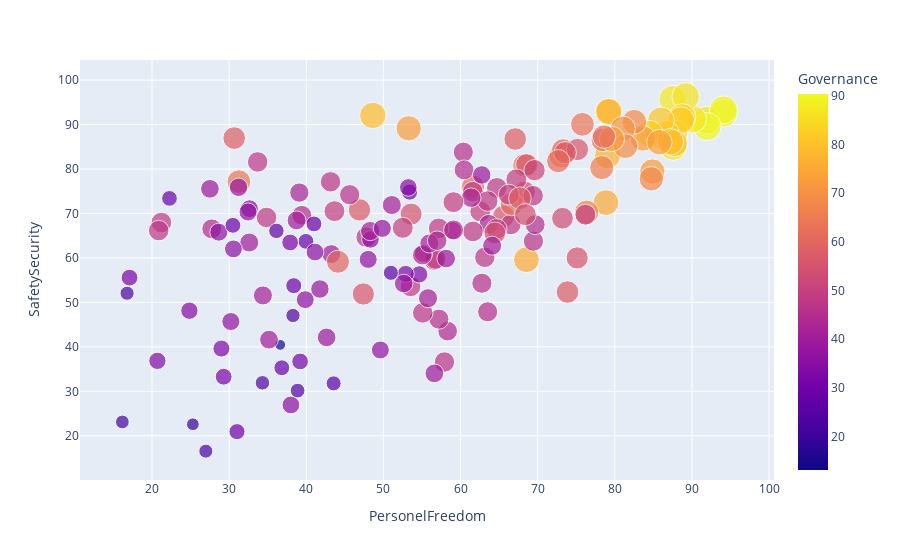

Notebook code cell kept with this figure:
### Markdown cell above
<h2>Во-первых, рассмотрим зависимость между Governance (компетенции руководства?) и SafetySecurity (безопасность) and PersonalFreedom (личными свободами)<h2>

### Code cell
print(cntr['Governance'].corr(cntr['SafetySecurity']))
print(cntr['Governance'].corr(cntr['PersonelFreedom']))
fig = px.scatter(cntr, y = 'SafetySecurity', x = 'PersonelFreedom', hover_name = 'Country', color = 'Governance', size = 'Governance')
fig.show()

### Figure 1 — Plotly figure (JSON) as saved in the notebook; plotly's stock layout.template omitted (floating-point values rounded to 4 significant figures; data arrays with more than 128 entries replaced by an {"elided": "..."} marker saying what was removed)
{"data": [{"hovertemplate": "<b>%{hovertext}</b><br><br>PersonelFreedom=%{x}<br>SafetySecurity=%{y}<br>Governance=%{marker.color}<extra></extra>", "hovertext": {"elided": "167 str values"}, "legendgroup": "", "marker": {"color": {"elided": "167 float values"}, "coloraxis": "coloraxis", "size": {"elided": "167 float values"}, "sizemode": "area", "sizeref": 0.226, "symbol": "circle"}, "mode": "markers", "name": "", "orientation": "v", "showlegend": false, "type": "scatter", "x": {"elided": "167 float values"}, "xaxis": "x", "y": {"elided": "167 float values"}, "yaxis": "y"}], "layout": {"coloraxis": {"colorbar": {"title": {"text": "Governance"}}, "colorscale": [[0, "#0d0887"], [0.1111, "#46039f"], [0.2222, "#7201a8"], [0.3333, "#9c179e"], [0.4444, "#bd3786"], [0.5556, "#d8576b"], [0.6667, "#ed7953"], [0.7778, "#fb9f3a"], [0.8889, "#fdca26"], [1, "#f0f921"]]}, "legend": {"itemsizing": "constant", "tracegroupgap": 0}, "margin": {"t": 60}, "xaxis": {"anchor": "y", "domain": [0, 1], "title": {"text": "PersonelFreedom"}}, "yaxis": {"anchor": "x", "domain": [0, 1], "title": {"text": "SafetySecurity"}}}}
